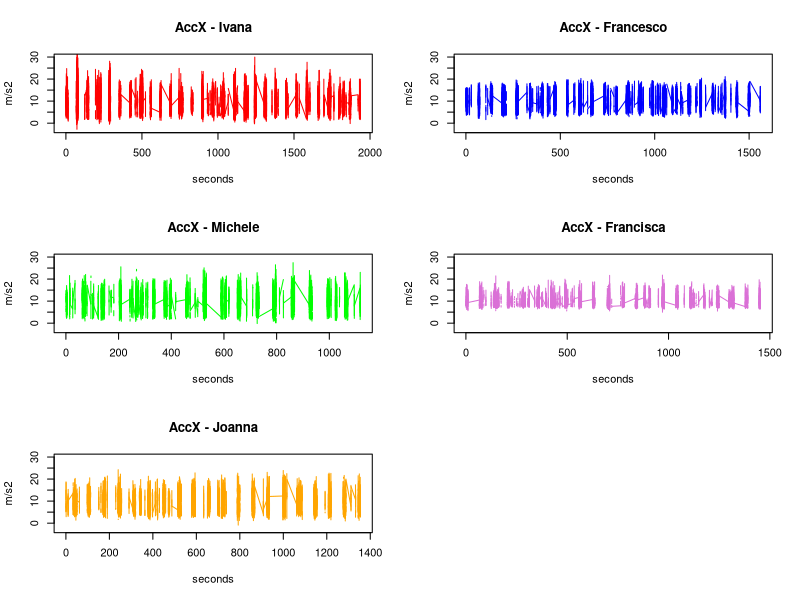
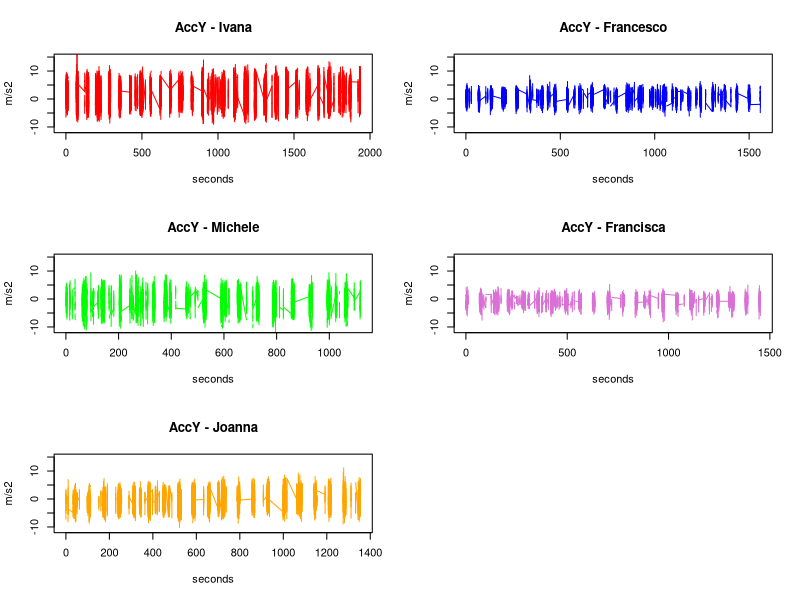
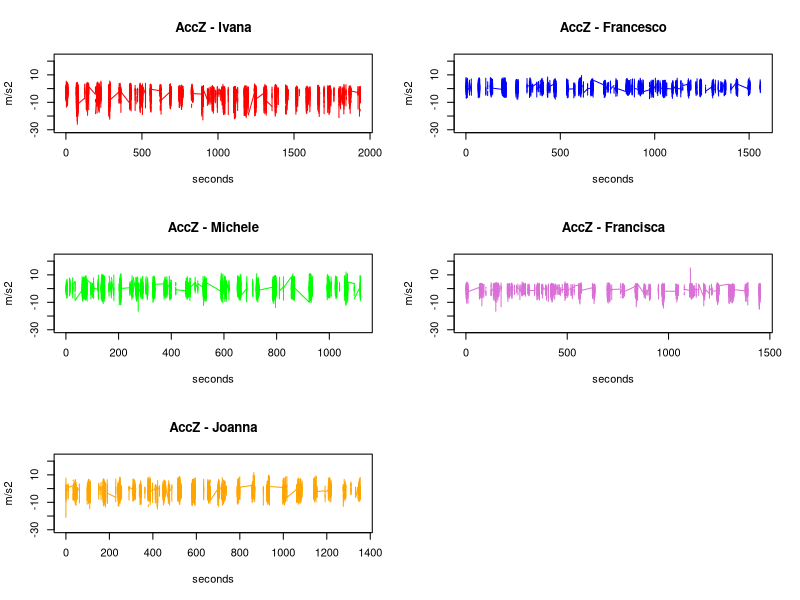
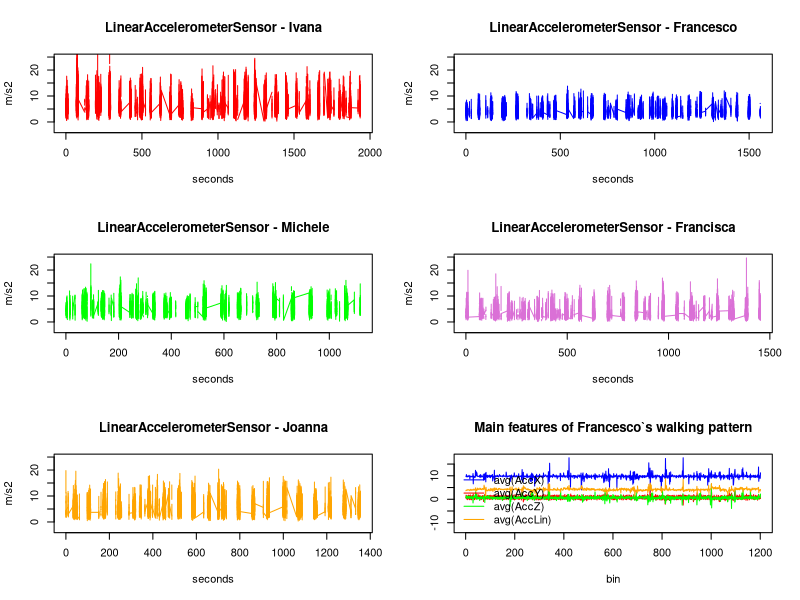
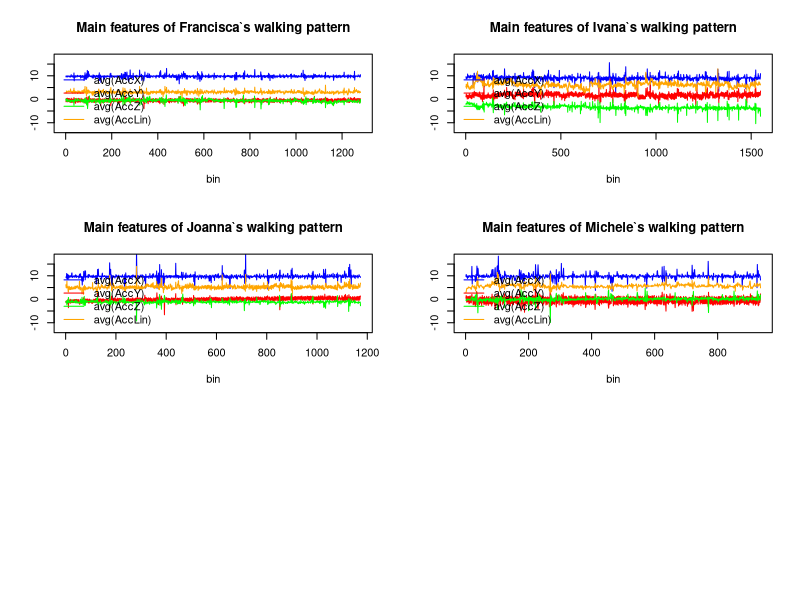
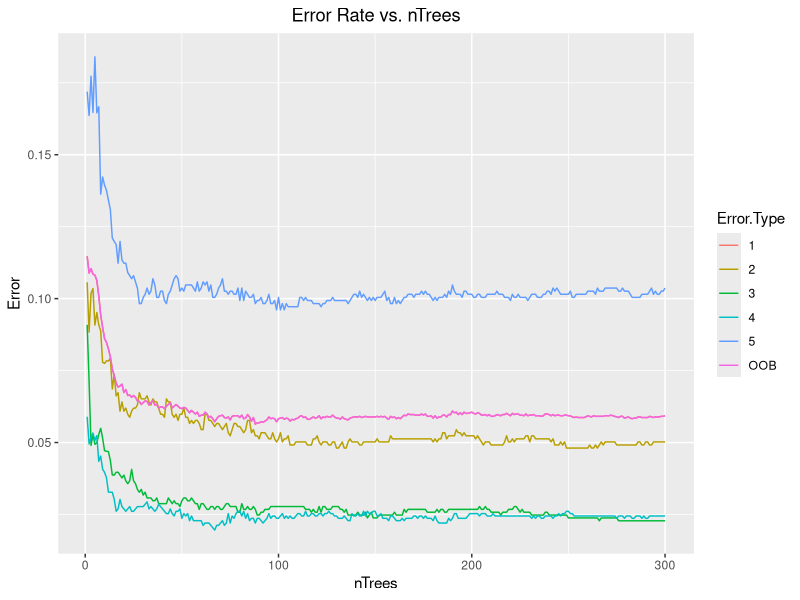
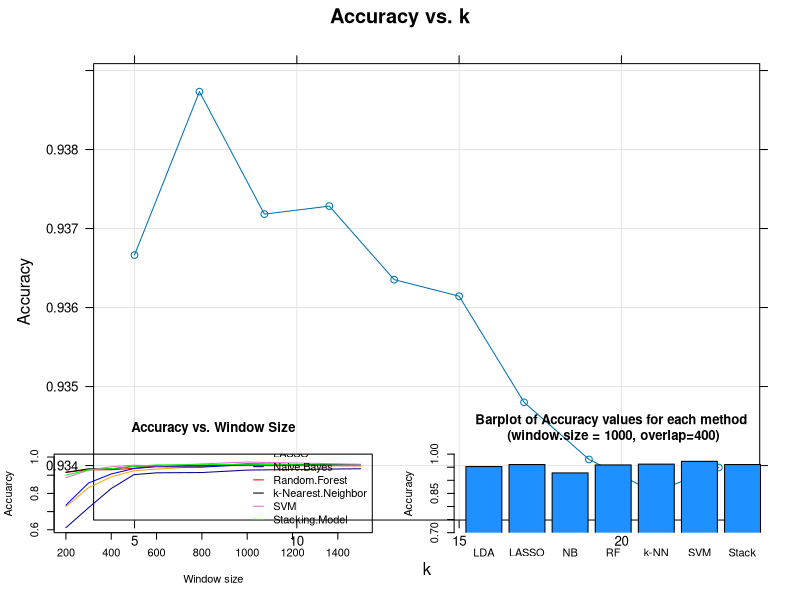

R code for these plots, in order:
## ---- chunk 1
## Libraries
suppressMessages(require(randomForest, quietly = T))
suppressMessages(require(caret, quietly = T))
suppressMessages(require(MASS, quietly = T))
suppressMessages(require(e1071, quietly = T))
suppressMessages(require(doParallel, quietly = T))
suppressMessages(require(corrplot, quietly = T))
suppressMessages(require(glmnet, quietly = T))


Ivana.df <- read.csv('Ivana_2walk-Samsung Recording 1-cropped.csv')
Francesco.df <- read.csv('Francesco_2walk-Samsung Recording 2-cropped.csv')
Michele.df <- read.csv('Michele_2walk-Samsung Recording 2-cropped.csv')
Francisca.df <- read.csv('Francisca_2walk-Samsung Recording 1-cropped.csv')
Joanna.df <- read.csv('Asia_2walk-Samsung Recording 1-cropped.csv')
## ---- chunk 2
acc.type.plots <- function(column="AccX", ylim.min = 0, ylim.max = 28){
  par(mfrow=c(3,2))
  
  plot(Ivana.df$relative_time/1000, Ivana.df[[column]], type = "l", col="red", 
       main = paste0(column, " - Ivana"), ylim = c(ylim.min, ylim.max),
       ylab = "m/s2", xlab = "seconds")
  plot(Francesco.df$relative_time/1000, Francesco.df[[column]], type = "l", col="blue", 
       main = paste0(column, " - Francesco"), ylim = c(ylim.min, ylim.max),
       ylab = "m/s2", xlab = "seconds")
  plot(Michele.df$relative_time/1000, Michele.df[[column]], type = "l", col="green", 
       main = paste0(column, " - Michele"), ylim = c(ylim.min, ylim.max),
       ylab = "m/s2", xlab = "seconds")
  plot(Francisca.df$relative_time/1000, Francisca.df[[column]], type = "l", col="orchid", 
       main = paste0(column, " - Francisca"), ylim = c(ylim.min, ylim.max),
       ylab = "m/s2", xlab = "seconds")
  plot(Joanna.df$relative_time/1000, Joanna.df[[column]], type = "l", col="orange", 
       main = paste0(column, " - Joanna"), ylim = c(ylim.min, ylim.max),
       ylab = "m/s2", xlab = "seconds")
}

acc.type.plots(column="AccX", ylim.min = -3, ylim.max = 30)
## ---- chunk 3
acc.type.plots(column="AccY", ylim.min = -11, ylim.max = 15)
## ---- chunk 4
acc.type.plots(column="AccZ", ylim.min = -30, ylim.max = 23)
## ---- chunk 5
acc.type.plots(column="LinearAccelerometerSensor", ylim.min = -3, ylim.max = 25)
## ---- chunk 6
### It is a function that obtains possible bins for each dataset

slicer <- function(df, window.size=200, overlap = 100){
  # non-overlap size
  non_overlap <- window.size - overlap
  
  # starting index 
  from <- 1
  
  # starting relative time
  start <- df[["relative_time"]][1]
  
  # vector for created bins
  bins <- list()
  counter <- 1
  
  done <- FALSE
  while (done != TRUE) {
    # get possible bin indexes  = [start, end)
    bin.idx <- c(from, from + window.size)
    
    # get relative time indexes appropriate for that bin and save to bins vector
    bin <- c()
    for(i in start:nrow(df)) ifelse(df$relative_time[i] < bin.idx[2], bin <- c(bin, i), break)
    
    if(is.null(bin) == FALSE) {
      bins[[counter]] <- bin
      counter = counter + 1
    }
    
    # switch starting index for the next bin
    from <- from + non_overlap
    #start <- i
    start <- which(df$relative_time >= from)[1]

    # terminating condition:
    if(from > df[["relative_time"]][nrow(df)]) done <- TRUE
  }
  return(bins)
  }
## ---- chunk 7
## Numbers of possible bins with specific window.size and overlap
window.size = 500
overlap = 200

Ivana.bins <- slicer(Ivana.df, window.size=window.size, overlap = overlap)
paste("Ivana", length(Ivana.bins))
Michele.bins <- slicer(Michele.df, window.size=window.size, overlap = overlap)
paste("Michele", length(Michele.bins))
Francesco.bins <- slicer(Francesco.df, window.size=window.size, overlap = overlap)
paste("Francesco",length(Francesco.bins))
Francisca.bins <- slicer(Francisca.df, window.size=window.size, overlap = overlap)
paste("Francisca", length(Francisca.bins))
Joanna.bins <- slicer(Joanna.df, window.size=window.size, overlap = overlap)
paste("Joanna", length(Joanna.bins))
## ---- chunk 8
Ivana.df[Ivana.bins[[1]], ]
## ---- chunk 9
# function which computes the absolute difference
absolute_diff <- function(xx){
  ## calculated only for rows without NANs
  xx <- na.omit(xx)
  return((1/length(xx)) * sum(abs(xx - mean(xx))))}
## ---- chunk 10
build.features <- function(df, bins, person_ID){
  # initialize a feature dataframe
  feature.df <- data.frame()
  
  # iterate through bins, generate features and add to feature dataframe
  for(bin.ids in bins){
    bin <- df[bin.ids, ]
    created_obs <- data.frame(mean(bin$AccX, na.rm = TRUE), 
                              sd(bin$AccX, na.rm = TRUE), 
                              absolute_diff(bin$AccX), 
                              mean(bin$AccY, na.rm = TRUE),
                              sd(bin$AccY, na.rm = TRUE),
                              absolute_diff(bin$AccY), 
                              mean(bin$AccZ, na.rm = TRUE), 
                              sd(bin$AccZ, na.rm = TRUE),
                              absolute_diff(bin$AccZ), 
                              mean(bin$LinearAccelerometerSensor, na.rm = TRUE), 
                              person_ID)
    feature.df <- rbind(feature.df, created_obs)
  }
  
  names(feature.df) <- c('meanAccX', 'sdAccX', 'absdiff_AccX', 
                         'meanAccY', 'sdAccY', 'absdiff_AccY',
                         'meanAccZ', 'sdAccZ', 'absdiff_AccZ', 
                         'meanAccLin', 'person_ID')
  return(feature.df)
}


Francesco.feature.df <- build.features(Francesco.df, Francesco.bins, person_ID = 1)
Francisca.feature.df <- build.features(Francisca.df, Francisca.bins, person_ID = 2)
Ivana.feature.df <- build.features(Ivana.df, Ivana.bins, person_ID = 3)
Joanna.feature.df <- build.features(Joanna.df, Joanna.bins, person_ID = 4)
Michele.feature.df <- build.features(Michele.df, Michele.bins, person_ID = 5)
## ---- chunk 11
# function that plots main features (AccX, AccY, AccZ, LinAcc)
plot.features <- function(feature.df, person){
  plot(feature.df$meanAccX, col = "blue", ylim = c(-13,18), type = "l",
       ylab = "",  xlab = "bin")
  points(x=1:nrow(feature.df), y = feature.df$meanAccY, 
         type = "l", col = "red")
  points(x=1:nrow(feature.df), y = feature.df$meanAccZ,
         type = "l", col = "green")
  points(x=1:nrow(feature.df), y = feature.df$meanAccLin,
         type = "l", col = "orange")
  title(paste0("Main features of ", person, "`s walking pattern"))
  legend("bottomleft", legend=c("avg(AccX)", 'avg(AccY)', 'avg(AccZ)', 'avg(AccLin)'),
         col = c("blue", 'red', "green", 'orange'), lwd = c(1,1,1,1), bty = "n")
}


plot.features(Francesco.feature.df, "Francesco")
## ---- chunk 12
plot.features(Francisca.feature.df, "Francisca")
## ---- chunk 13
plot.features(Ivana.feature.df, "Ivana")
## ---- chunk 14
plot.features(Joanna.feature.df, "Joanna")
## ---- chunk 15
plot.features(Michele.feature.df, "Michele")
## ---- chunk 16
walks.df <- rbind(Francesco.feature.df, 
                  Francisca.feature.df,
                  Ivana.feature.df, 
                  Joanna.feature.df, 
                  Michele.feature.df)
# removing NANs
walks.df <- na.omit(walks.df)
# reindex
rownames(walks.df) <- NULL
# show first rows 
head(walks.df)
## ---- chunk 17
prop.table(table(walks.df$person_ID))
## ---- chunk 18
set.seed(13401)

# idx for the training set
idx.train <- caret::createDataPartition(walks.df$person_ID, p = 0.8, list = FALSE)

# creating X_train and y_train sets
X_train <- walks.df[idx.train, ]
y_train <- as.factor(X_train$person_ID)
X_train$person_ID <- NULL

# creating test set
X_test <- walks.df[-idx.train, ]
y_test <- as.factor(X_test$person_ID)
X_test$person_ID <- NULL
## ---- chunk 19
# choosing the number of trees - based on X_train
RF.model <- randomForest(x = X_train, y = y_train, ntree=300, proximity=T)

head(RF.model$err.rate)
## ---- chunk 20
# using err.rate values from RF.model we create a dataframe in order to plot 
# the OOB errors using ggplot
oob.error <- data.frame(
  nTrees = rep(1:nrow(RF.model$err.rate), times = 6),
  Error.Type = rep(c('OOB', "1", "2", "3", "4", "5"), each =nrow(RF.model$err.rate)),
  Error = c(RF.model$err.rate[, "OOB"], 
            RF.model$err.rate[, 1],
            RF.model$err.rate[, 2],
            RF.model$err.rate[, 3],
            RF.model$err.rate[, 4],
            RF.model$err.rate[, 5])
)
## ---- chunk 21
require(ggplot2)

ggplot(data = oob.error, aes(x=nTrees, y = Error)) + 
  geom_line(aes(color = Error.Type)) + ggtitle("Error Rate vs. nTrees") + theme(plot.title = element_text(hjust = 0.5))

## ---- chunk 22
randomForest.fit.predict <- function(X_train, y_train, X_test, y_test, full.stats = TRUE){ 
  cat("\n\n\t\t\t RANDOM FOREST algorithm \n\n")
  # Model on training data
  model_RF = randomForest(x = X_train, y = y_train, ntree=150, proximity=T)
  
  # Check if all values are predicted (no NA's)
  ifelse(sum(is.na(model_RF$predicted)) != 0, 
         ok <- "There are NAN values in predictions", 
         ok <- "All predictions evaluated")
  if(full.stats==TRUE) print(ok)
  
  # Confusion matrix of the prediction (based on OOB data)
  if(full.stats==TRUE) {
  cat("\nConfusion matrix of the prediction (based on OOB data) : \n")
  print(model_RF$confusion)
  }
  ## Error rate based on OOB
  # model_RF$err.rate
  
  # Error on the training set
  err.train <- mean(as.vector(model_RF$predicted) != as.vector(y_train))*100
  cat(sprintf("\nTrain Missclassification rate: %f", round(err.train,2)))
  
  if(full.stats==TRUE) cat("\n\n       Predictions on the TEST set\n ------------------------------------ \n")
  
  # Predict from test set
  predictions <- predict(model_RF, newdata = X_test)
  
  # Error on the test set
  err.test <- mean(predictions != y_test)*100
  cat(sprintf("\nTest Missclassification rate: %f \n\n", round(err.test,2)))
  
  statistics <- confusionMatrix(predictions, y_test)
  if(full.stats==TRUE) print(statistics)
  else print(statistics$overall["Accuracy"])
  
  return(predictions)
}  

RF.pred <- randomForest.fit.predict(X_train, y_train, X_test, y_test)
## ---- chunk 23

lda.fit.predict <- function(X_train, y_train, X_test, y_test, full.stats=TRUE){
  cat("\n\n\t\t\t LDA - LINEAR DISCRIMINANT ANALYSIS algorithm \n\n")
  # Model
  mod_LDA = lda(y_train ~ ., data = X_train)
  
  # Prediction on train set
  tr_pred_LDA = predict(mod_LDA, X_train)
  
  # Check if all values are predicted (no NA's)
  ifelse(sum(is.na(tr_pred_LDA$class)) != 0, 
         ok <- "There are NAN values in predictions", 
         ok <- "All predictions evaluated")
  if(full.stats==TRUE) print(ok)
  
  # Error on the training set
  ETr_LDA = mean(as.vector(tr_pred_LDA$class) != as.vector(y_train))*100
  cat(sprintf("\nTrain Missclassification rate: %f", round(ETr_LDA,2)))
  
  if(full.stats==TRUE) cat("\n\n       Predictions on the TEST set\n ------------------------------------ \n")
  
  # Prediction on test set
  pred_LDA = predict(mod_LDA, X_test)
  
  # Error on the test set
  ETe_LDA <- mean(pred_LDA$class != y_test)*100
  cat(sprintf("\nTest Missclassification rate: %f \n\n", round(ETe_LDA,2)))
  
  # Statistics
  statistics <- confusionMatrix(pred_LDA$class, y_test)
  if(full.stats==TRUE) print(statistics)
  else print(statistics$overall["Accuracy"])
  
  return(pred_LDA)
}

lda.pred <- lda.fit.predict(X_train, y_train, X_test, y_test)
## ---- chunk 24

naivebayes.fit.predict <- function(X_train, y_train, X_test, y_test, full.stats=TRUE){
  cat("\n\n\t\t\t NAIVE BAYES algorithm \n\n")
  
  # Model
  mod_NB = naiveBayes(y_train ~ ., data = X_train, type = "raw")
  
  # Prediction on train set
  tr_pred = predict(mod_NB, X_train)

  # Check if all values are predicted (no NA's)
  ifelse(sum(is.na(tr_pred)) != 0, 
         ok <- "There are NAN values in predictions", 
         ok <- "All predictions evaluated")
  if(full.stats==TRUE) print(ok)
  
  # Error on the training set
  tr.error = mean(as.vector(tr_pred) != as.vector(y_train))*100
  cat(sprintf("\nTrain Missclassification rate: %f", round(tr.error,2)))
  
  if(full.stats==TRUE) cat("\n\n       Predictions on the TEST set\n ------------------------------------ \n")
  
  # Prediction on test set
  pred_NB = predict(mod_NB, X_test)   
  
  # Error on the test set
  MCE_NB = mean(pred_NB !=  y_test)*100
  cat(sprintf("\nTest Missclassification rate: %f \n\n", round(MCE_NB,2)))
  
  # Statistics
  statistics <- confusionMatrix(pred_NB, y_test)
  if(full.stats==TRUE) print(statistics)
  else print(statistics$overall["Accuracy"])
  
  return(pred_NB)
}

naivebayes.pred <- naivebayes.fit.predict(X_train, y_train, X_test, y_test)
## ---- chunk 25
set.seed(123)
registerDoParallel(cores=1)
trctrl <- trainControl(method = "repeatedcv", number = 10, repeats = 2)

knn_fit <- train(y = y_train ,
                 x = X_train, method = "knn",
                 trControl  = trctrl,
                 preProcess = c("center", "scale"),
                 tuneLength = 10)
# Take a look
print(paste("Best parameter:", as.character(knn_fit$bestTune)))
plot(knn_fit, main="Accuracy vs. k", xlab="k", ylab="Accuracy")
## ---- chunk 26
# function used inside knn.fit.predict
# it takes the label/class according to the highest probability
get_label <- function(predictions){
  n = nrow(predictions)
  pred_labels = rep(NA,n)
  for(i in 1:n){
    max.id <- which.max(predictions[i, ])
    pred_labels[i] <- names(predictions[i, max.id])
  }
  return(as.factor(pred_labels))
}
## ---- chunk 27
knn.fit.predict <- function(X_train, y_train, X_test, y_test, k=knn_fit$bestTune, full.stats=TRUE){
  cat("\n\n\t\t\t k-NEAREST NEIGHBOR algorithm \n\n")
  
  # Model
  mod_KNN = knn3(y=y_train, x = X_train, k)
  
  # Prediction on train set
  tr_pred = predict(mod_KNN, X_train)
  main_tr_pred = get_label(tr_pred)

  # Check if all values are predicted (no NA's)
  ifelse(sum(is.na(main_tr_pred)) != 0, 
         ok <- "There are NAN values in predictions", 
         ok <- "All predictions evaluated")
  if(full.stats==TRUE) print(ok)
  
  # Error on the training set
  tr.error = mean(as.vector(main_tr_pred) != as.vector(y_train))*100
  cat(sprintf("\nTrain Missclassification rate: %f", round(tr.error,2)))
  
  if(full.stats==TRUE) cat("\n\n       Predictions on the TEST set\n ------------------------------------ \n")
  
  # Prediction on test set
  pred_KNN = predict(mod_KNN, X_test)
  main_pred_KNN = get_label(pred_KNN)

  # Error on the test set
  te.error = mean(main_pred_KNN !=  y_test)*100
  cat(sprintf("\nTest Missclassification rate: %f \n\n", round(te.error,2)))

  # Statistics
  statistics <- confusionMatrix(main_pred_KNN, y_test)
  if(full.stats==TRUE) print(statistics)
  else print(statistics$overall["Accuracy"])
    
  return(main_pred_KNN)
}

knn.pred <- knn.fit.predict(X_train, y_train, X_test, y_test, k = 7)
## ---- chunk 28

lasso.fit.predict <- function(X_train, y_train, X_test, y_test, full.stats=TRUE){
  cat("\n\n\t\t\t LASSO algorithm \n\n")
  
  mod_LASSO = cv.glmnet(as.matrix(X_train), y_train, 
                        family = "multinomial", 
                        type.measure = "class",
                        parallel = T)
  if(full.stats==TRUE) print(c("min" = mod_LASSO$lambda.min, "1se" = mod_LASSO$lambda.1se))
  
  pred_tr_LASSO = predict(mod_LASSO, newx = as.matrix(X_train), 
                          type = "class", 
                          s = mod_LASSO$lambda.1se)

  # Error on the training set
  tr.error = mean(as.vector(pred_tr_LASSO) != as.vector(y_train))*100
  cat(sprintf("\nTrain Missclassification rate: %f", round(tr.error,2)))
  
  if(full.stats==TRUE) cat("\n\n       Predictions on the TEST set\n ------------------------------------ \n")
  
  # Prediction on test set
  pred_LASSO = predict(mod_LASSO, newx = as.matrix(X_test), type = "class", s = mod_LASSO$lambda.1se)
  test_pred_LASSO = as.factor(pred_LASSO)

  # Error on the test set
  te.error = mean(test_pred_LASSO !=  y_test)*100
  cat(sprintf("\nTest Missclassification rate: %f \n\n", round(te.error,2)))

  # Statistics
  statistics <- confusionMatrix(test_pred_LASSO, y_test)
  if(full.stats==TRUE) print(statistics)
  else print(statistics$overall["Accuracy"])
  
  return(test_pred_LASSO)
}

lasso.pred <-lasso.fit.predict(X_train, y_train, X_test, y_test)
## ---- chunk 29

svm.fit.predict <- function(X_train, y_train, X_test, y_test, full.stats=TRUE){
  cat("\n\n\t\t\t SVM algorithm \n\n")
  
  # Model
  mod.svm <-svm(x = X_train, y = y_train)
  
  # Prediction on train set
  train.pred <- predict(mod.svm, X_train)

  # Check if all values are predicted (no NA's)
  ifelse(sum(is.na(train.pred)) != 0, 
         ok <- "There are NAN values in predictions", 
         ok <- "All predictions evaluated")
  if(full.stats==TRUE) print(ok)
  
  # Error on the training set
  tr.error = mean(as.vector(train.pred) != as.vector(y_train))*100
  cat(sprintf("\nTrain Missclassification rate: %f", round(tr.error,2)))
  
  if(full.stats==TRUE) cat("\n\n       Predictions on the TEST set\n ------------------------------------ \n")
  
  # Prediction on test set
  pred_svm = predict(mod.svm, X_test)

  # Error on the test set
  te.error = mean(pred_svm !=  y_test)*100
  cat(sprintf("\nTest Missclassification rate: %f \n\n", round(te.error,2)))

  # Statistics
  statistics <- confusionMatrix(pred_svm, y_test)
  if(full.stats==TRUE) print(statistics)
  else print(statistics$overall["Accuracy"])
    
  return(pred_svm)
}

svm.pred <- svm.fit.predict(X_train, y_train, X_test, y_test)
## ---- chunk 30
stacking.model <- function(knn.pred, RF.pred, lasso.pred, svm.pred){
  ## Majority voting using all the models

  stacking.pred.all <- cbind(knn   = as.character(knn.pred),
                           RF    = as.character(RF.pred),
                           #LDA   = as.character(lda.pred$class),
                           #NaivB = as.character(naivebayes.pred),
                           Lasso = as.character(lasso.pred),
                           SVM   = as.character(svm.pred) )

  # finding for each row (obs) the mode
  stacking.pred.all <- as.factor( apply(stacking.pred.all, 1, function(x) names(which.max(table(x))) ) )
                  
  return(stacking.pred.all)
}

stacking.pred <- stacking.model(knn.pred, RF.pred, lasso.pred, svm.pred)
## ---- chunk 31
stacking.statistics <- function(stacking.pred, y_test, full.stats=TRUE){
  cat("\n\n\t\t\t STACKING MODEL \n\n")
  
  te.error = mean(stacking.pred !=  y_test)*100
  cat(sprintf("\nTest Missclassification rate: %f \n\n", round(te.error,2)))

  # Statistics
  statistics <- confusionMatrix(as.factor(stacking.pred), y_test)
  if(full.stats==TRUE) print(statistics)
  else print(statistics$overall["Accuracy"])
}

stacking.statistics(stacking.pred, y_test)
## ---- chunk 32
whole.pipeline <- function(Ivana.df, Michele.df, Francesco.df, Francisca.df, Joanna.df, window.size, overlap, filename){
  cat(paste("#################\n","window.size  = ", window.size, "\noverlap = ", overlap, "\n#################"))
  
  ## Dividing into bins
  Ivana.bins <- slicer(Ivana.df, window.size=window.size, overlap = overlap)
  cat(paste("\nIvana", length(Ivana.bins)))
  Michele.bins <- slicer(Michele.df, window.size=window.size, overlap = overlap)
  cat(paste("\nMichele", length(Michele.bins)))
  Francesco.bins <- slicer(Francesco.df, window.size=window.size, overlap = overlap)
  cat(paste("\nFrancesco",length(Francesco.bins)))
  Francisca.bins <- slicer(Francisca.df, window.size=window.size, overlap = overlap)
  cat(paste("\nFrancisca", length(Francisca.bins)))
  Joanna.bins <- slicer(Joanna.df, window.size=window.size, overlap = overlap)
  cat(paste("\nJoanna", length(Joanna.bins)))
  
  ## Building feature dataframes
  Francesco.feature.df <- build.features(Francesco.df, Francesco.bins, person_ID = 1)
  Francisca.feature.df <- build.features(Francisca.df, Francisca.bins, person_ID = 2)
  Ivana.feature.df <- build.features(Ivana.df, Ivana.bins, person_ID = 3)
  Joanna.feature.df <- build.features(Joanna.df, Joanna.bins, person_ID = 4)
  Michele.feature.df <- build.features(Michele.df, Michele.bins, person_ID = 5)
  
  ## Merging into one dataframe
  walks.df <- rbind(Francesco.feature.df, 
                  Francisca.feature.df,
                  Ivana.feature.df, 
                  Joanna.feature.df, 
                  Michele.feature.df)
  walks.df <- na.omit(walks.df)
  rownames(walks.df) <- NULL # reindex
  
  ########     MACHINE LEARNING
  
  ## Splitting into Test Set and Train Set
  idx.train <- caret::createDataPartition(walks.df$person_ID, p = 0.8, list = FALSE)
  X_train <- walks.df[idx.train, ]
  y_train <- as.factor(X_train$person_ID)
  X_train$person_ID <- NULL

  X_test <- walks.df[-idx.train, ]
  y_test <- as.factor(X_test$person_ID)
  X_test$person_ID <- NULL
  
  ## Models and Predictions
  RF.pred <- randomForest.fit.predict(X_train, y_train, X_test, y_test, full.stats = FALSE)
  lda.pred <- lda.fit.predict(X_train, y_train, X_test, y_test, full.stats = FALSE)
  naivebayes.pred <- naivebayes.fit.predict(X_train, y_train, X_test, y_test, full.stats = FALSE)
  lasso.pred <-lasso.fit.predict(X_train, y_train, X_test, y_test, full.stats = FALSE)
  knn.pred <- knn.fit.predict(X_train, y_train, X_test, y_test, k=7, full.stats = FALSE) #TODO: k via CrossVal
  svm.pred <- svm.fit.predict(X_train, y_train, X_test, y_test, full.stats = FALSE)

  # Stacking model
  stacking.pred <- stacking.model(knn.pred, RF.pred, lasso.pred, svm.pred)
  stacking.statistics(stacking.pred, y_test, full.stats = FALSE)
  
  
  all.predictions <- as.data.frame(y_test)
  all.predictions <- cbind(all.predictions, 
                           as.data.frame(RF.pred), 
                           as.data.frame(lda.pred$class),
                           as.data.frame(naivebayes.pred),
                           as.data.frame(lasso.pred),
                           as.data.frame(knn.pred),
                           as.data.frame(svm.pred),
                           as.data.frame(stacking.pred)
                           )

  write.csv(x=all.predictions, file = filename, quote = FALSE)
}
## ---- chunk 33
w200 <- read.csv("W200-O100_predictions.csv")
w300 <- read.csv("W300-O150_predictions.csv")
w400 <- read.csv("W400-O200_predictions.csv")
w500 <- read.csv("W500-O200_predictions.csv")
w600 <- read.csv("W600-O200_predictions.csv")
w800 <- read.csv("W800-O400_predictions.csv")
w1000 <- read.csv("W1000-O400_predictions.csv")
w1500 <- read.csv("W1500-O800_predictions.csv")
#w10000 <- read.csv("W10000-O3000_predictions.csv")


x.bin <- c(200, 300, 400, 500, 600, 800, 1000, 1500)
y.RF <- c()
y.LDA <- c()
y.Naive.Bayes <- c()
y.LASSO <- c()
y.kNN <- c()
y.SVM <- c()
y.Stacking <- c()

for (win in list(w200, w300, w400, w500, w600, w800, w1000, w1500)){
  Random.Forest <- confusionMatrix(as.factor(win$RF.pred), as.factor(win$y_test))
  LDA <- confusionMatrix(as.factor(win$lda.pred.class), as.factor(win$y_test))
  Naive.Bayes <- confusionMatrix(as.factor(win$naivebayes.pred), as.factor(win$y_test))
  LASSO <- confusionMatrix(as.factor(win$lasso.pred), as.factor(win$y_test))
  kNN <- confusionMatrix(as.factor(win$knn.pred), as.factor(win$y_test))
  SVM <- confusionMatrix(as.factor(win$svm.pred), as.factor(win$y_test))
  Stacking <- confusionMatrix(as.factor(win$stacking.pred), as.factor(win$y_test))

  y.RF <- c(y.RF, Random.Forest$overall["Accuracy"])
  y.LDA <- c(y.LDA, LDA$overall["Accuracy"])
  y.Naive.Bayes <- c(y.Naive.Bayes, Naive.Bayes$overall["Accuracy"])
  y.LASSO <- c(y.LASSO, LASSO$overall["Accuracy"])
  y.kNN <- c(y.kNN, kNN$overall["Accuracy"])
  y.SVM <- c(y.SVM, SVM$overall["Accuracy"])
  y.Stacking <- c(y.Stacking, Stacking$overall["Accuracy"])

}


### Accuracy vs bin.size
plot(x.bin, as.vector(y.RF), type = "l", xlim = c(200, 1500), ylim=c(0.6, 1), 
     main = "Accuracy vs. Window Size", xlab = "Window size", ylab = "Accuarcy", col="red")
lines(x.bin, y.LDA, type = "l", col="orange")
lines(x.bin, y.Naive.Bayes, col = "darkblue")
lines(x.bin, y.LASSO, col="blue")
lines(x.bin, y.kNN, col = "black")
lines(x.bin, y.SVM, col= "orchid")
lines(x.bin, y.Stacking, col= "green")
legend(x="bottomright", y=0.92, legend = c( "LDA", "LASSO", "Naive.Bayes", "Random.Forest", "k-Nearest.Neighbor", "SVM", "Stacking.Model"),
       col = c("orange", 'blue', "darkblue", 'red', 'black', 'orchid', 'green'),lwd = rep(1, 6), seg.len = 1, bty = "n")

## ---- chunk 34
barplot(c(y.RF[7], y.LDA[7], y.Naive.Bayes[7], y.LASSO[7], y.kNN[7], y.SVM[7], y.Stacking[7]), 
        main = "Barplot of Accuracy values for each method \n(window.size = 1000, overlap=400)", ylab = "Accuracy",
        col = "dodgerblue", ylim = c(0.7, 1), axisnames = TRUE, xpd = F,
        names.arg = c( "LDA", "LASSO", "NB", "RF", "k-NN", "SVM", "Stack"))
